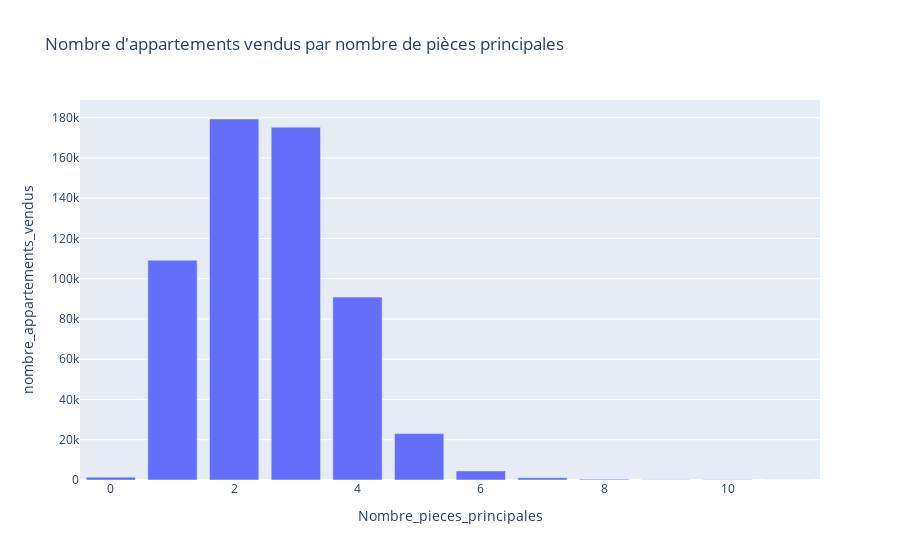

Notebook source saved alongside this figure:
### Code cell
data = {
    'Nombre_pieces_principales': [0.0, 1.0, 2.0, 3.0, 4.0, 5.0, 6.0, 7.0, 8.0, 9.0, 10.0, 11.0],
    'nombre_appartements_vendus': [1418, 109176, 179349, 175250, 90866, 23045, 4489, 1138, 423, 153, 73, 39],
    'proportion_vendus': [0.24, 18.65, 30.63, 29.93, 15.52, 3.94, 0.77, 0.19, 0.07, 0.03, 0.01, 0.01]
}

df = pd.DataFrame(data)

fig = px.bar(df, x='Nombre_pieces_principales', y='nombre_appartements_vendus',
             hover_data=['proportion_vendus'],
             title="Nombre d'appartements vendus par nombre de pièces principales")

fig.show()

### Figure 1 — Plotly figure (JSON) as saved in the notebook; plotly's stock layout.template omitted (floating-point values rounded to 4 significant figures)
{"data": [{"alignmentgroup": "True", "customdata": [[0.24], [18.65], [30.63], [29.93], [15.52], [3.94], [0.77], [0.19], [0.07], [0.03], [0.01], [0.01]], "hovertemplate": "Nombre_pieces_principales=%{x}<br>nombre_appartements_vendus=%{y}<br>proportion_vendus=%{customdata[0]}<extra></extra>", "legendgroup": "", "marker": {"color": "#636efa", "pattern": {"shape": ""}}, "name": "", "offsetgroup": "", "orientation": "v", "showlegend": false, "textposition": "auto", "type": "bar", "x": [0, 1, 2, 3, 4, 5, 6, 7, 8, 9, 10, 11], "xaxis": "x", "y": [1418, 109176, 179349, 175250, 90866, 23045, 4489, 1138, 423, 153, 73, 39], "yaxis": "y"}], "layout": {"autosize": true, "barmode": "relative", "legend": {"tracegroupgap": 0}, "title": {"text": "Nombre d'appartements vendus par nombre de pièces principales"}, "xaxis": {"anchor": "y", "autorange": true, "domain": [0, 1], "range": [-0.5, 11.5], "title": {"text": "Nombre_pieces_principales"}, "type": "linear"}, "yaxis": {"anchor": "x", "autorange": true, "domain": [0, 1], "range": [0, 188800.0], "title": {"text": "nombre_appartements_vendus"}, "type": "linear"}}}
